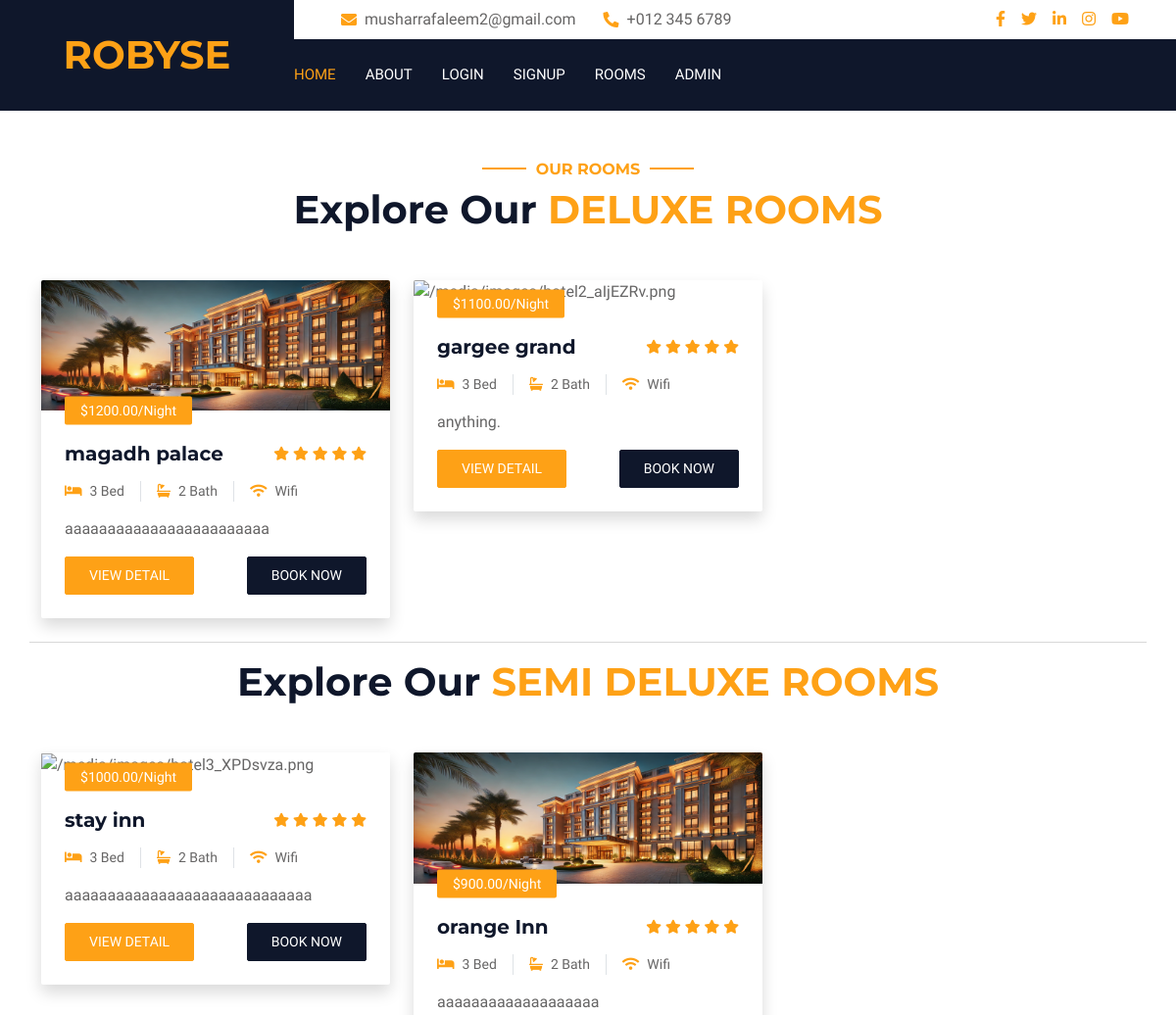
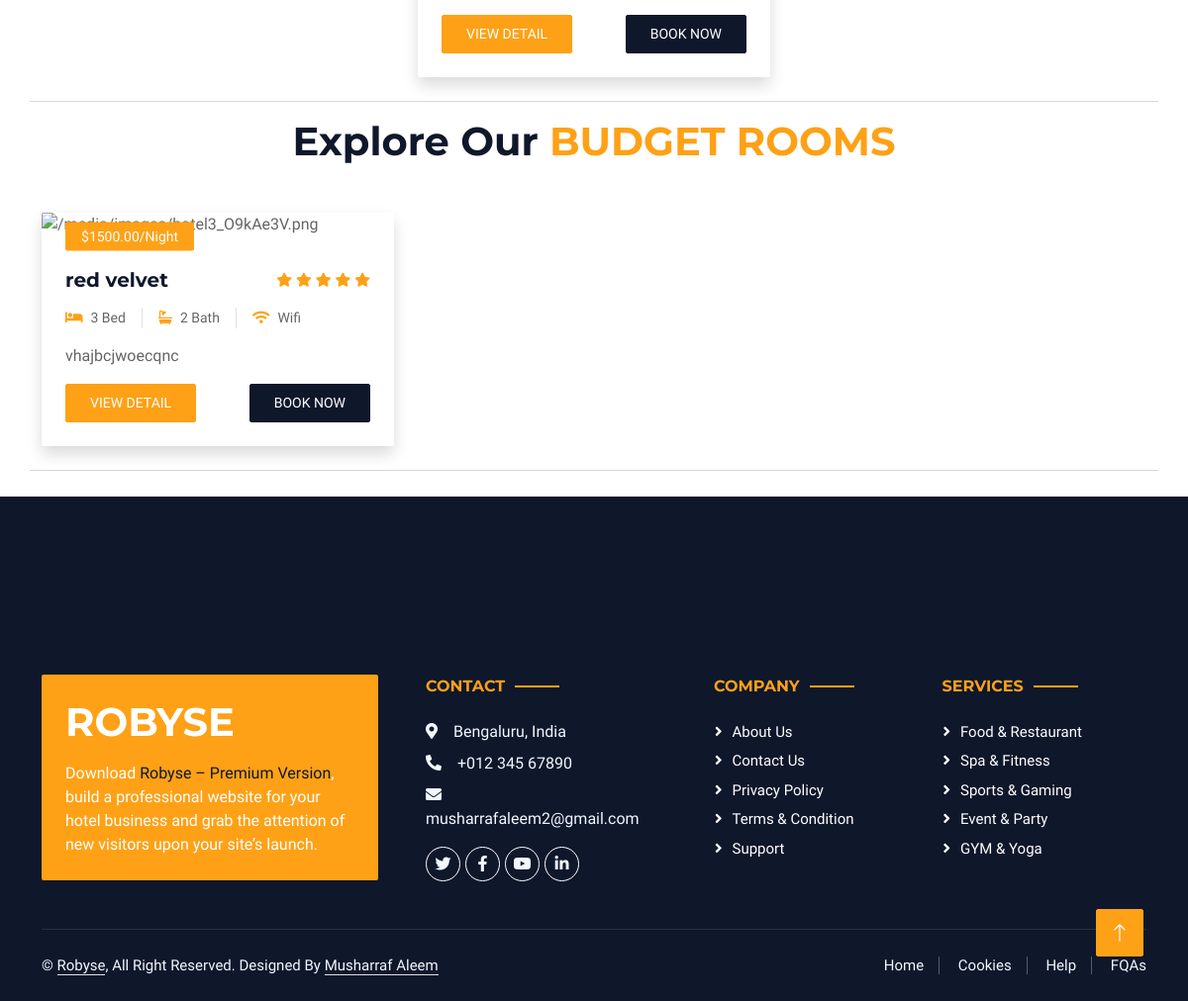
/rooms/, run on the app's committed database (2 pictures, top to bottom).
### app/models.py (models this page shows, shortened)
class Category(models.Model):
    name = models.CharField(max_length=255, unique=True)
    description = models.CharField(max_length=200)

class Model1(models.Model):
    category= models.ForeignKey(Category, on_delete=models.CASCADE, related_name='model1_items')
    name = models.CharField(max_length=255)
    image = models.ImageField(upload_to='images/')
    description = models.TextField()
    price = models.DecimalField(max_digits=10, decimal_places=2)
    rating = models.FloatField()
    location = models.CharField(max_length=255)
    availability = models.BooleanField(default=True)

### app/views.py (the view)
# urls.py: path('rooms/',rooms, name='rooms'),
def rooms(request):
    categories = Category.objects.prefetch_related('model1_items').all()
    return render(request, 'rooms.html',{'categories': categories})

### templates/rooms.html
{% extends "base1.html" %}
{% load static %}
{% block content %}
<div class="container-xxl py-5">
    <center>
        <h6 class="section-title text-center text-primary text-uppercase">Our Rooms</h6>
    </center>
    {% for p in categories %}
    <div class="container">
        <div class="text-center wow fadeInUp" data-wow-delay="0.1s">
            <h1 class="mb-5">Explore Our <span class="text-primary text-uppercase">{{p.name}} rooms</span></h1>
        </div>
        <div class="row g-4">
            {% for k in p.model1_items.all %}
            <div class="col-lg-4 col-md-6 wow fadeInUp" data-wow-delay="0.6s">
                <div class="room-item shadow rounded overflow-hidden">
                    <div class="position-relative">
                        <img class="img-fluid" src="{{ k.image.url }}" alt="{{ k.image.url }}">
                        <small
                            class="position-absolute start-0 top-100 translate-middle-y bg-primary text-white rounded py-1 px-3 ms-4">${{k.price}}/Night</small>
                    </div>
                    <div class="p-4 mt-2">
                        <div class="d-flex justify-content-between mb-3">
                            <h5 class="mb-0">{{k.name}}</h5>
                            <div class="ps-2">
                                <small class="fa fa-star text-primary"></small>
                                <small class="fa fa-star text-primary"></small>
                                <small class="fa fa-star text-primary"></small>
                                <small class="fa fa-star text-primary"></small>
                                <small class="fa fa-star text-primary"></small>
                            </div>
                        </div>
                        <div class="d-flex mb-3">
                            <small class="border-end me-3 pe-3"><i class="fa fa-bed text-primary me-2"></i>3 Bed</small>
                            <small class="border-end me-3 pe-3"><i class="fa fa-bath text-primary me-2"></i>2
                                Bath</small>
                            <small><i class="fa fa-wifi text-primary me-2"></i>Wifi</small>
                        </div>
                        <p class="text-body mb-3">{{k.description}}</p>
                        <div class="d-flex justify-content-between">
                            <a class="btn btn-sm btn-primary rounded py-2 px-4" href="{% url 'instance_detail' k.pk %}">View Detail</a>
                            <a class="btn btn-sm btn-dark rounded py-2 px-4" href="{% url 'booking' k.pk %}">Book
                                Now</a>
                        </div>
                    </div>
                </div>
            </div>
            {% endfor %}
            <br><br>
            <hr>
        </div>
    </div>
    {% endfor %}
</div>
<br><br><br>
{% endblock content %}

### static/css/style.css (style rules this page uses)
:root { --primary: #FEA116; --light: #F1F8FF; --dark: #0F172B; }
.btn { font-weight: 500; text-transform: uppercase; transition: .5s; }
.btn.btn-primary, .btn.btn-secondary { color: #FFFFFF; }
.section-title { position: relative; display: inline-block; }
.section-title::before { position: absolute; content: ""; width: 45px; height: 2px; top: 50%; left: -55px; margin-top: -1px; background: var(--primary); }
.section-title::after { position: absolute; content: ""; width: 45px; height: 2px; top: 50%; right: -55px; margin-top: -1px; background: var(--primary); }

### data on the page
Category: name "DELUXE"
Model1: image (picture), price "1200.00", name "magadh palace", description "aaaaaaaaaaaaaaaaaaaaaaaa"
Model1: price "1100.00", name "gargee grand", description "anything."
Category: name "SEMI DELUXE"
Model1: price "1000.00", name "stay inn", description "aaaaaaaaaaaaaaaaaaaaaaaaaaaaa"
Model1: image (picture), price "900.00", name "orange Inn", description "aaaaaaaaaaaaaaaaaaa"
Category: name "BUDGET"
Model1: price "1500.00", name "red velvet", description "vhajbcjwoecqnc"
